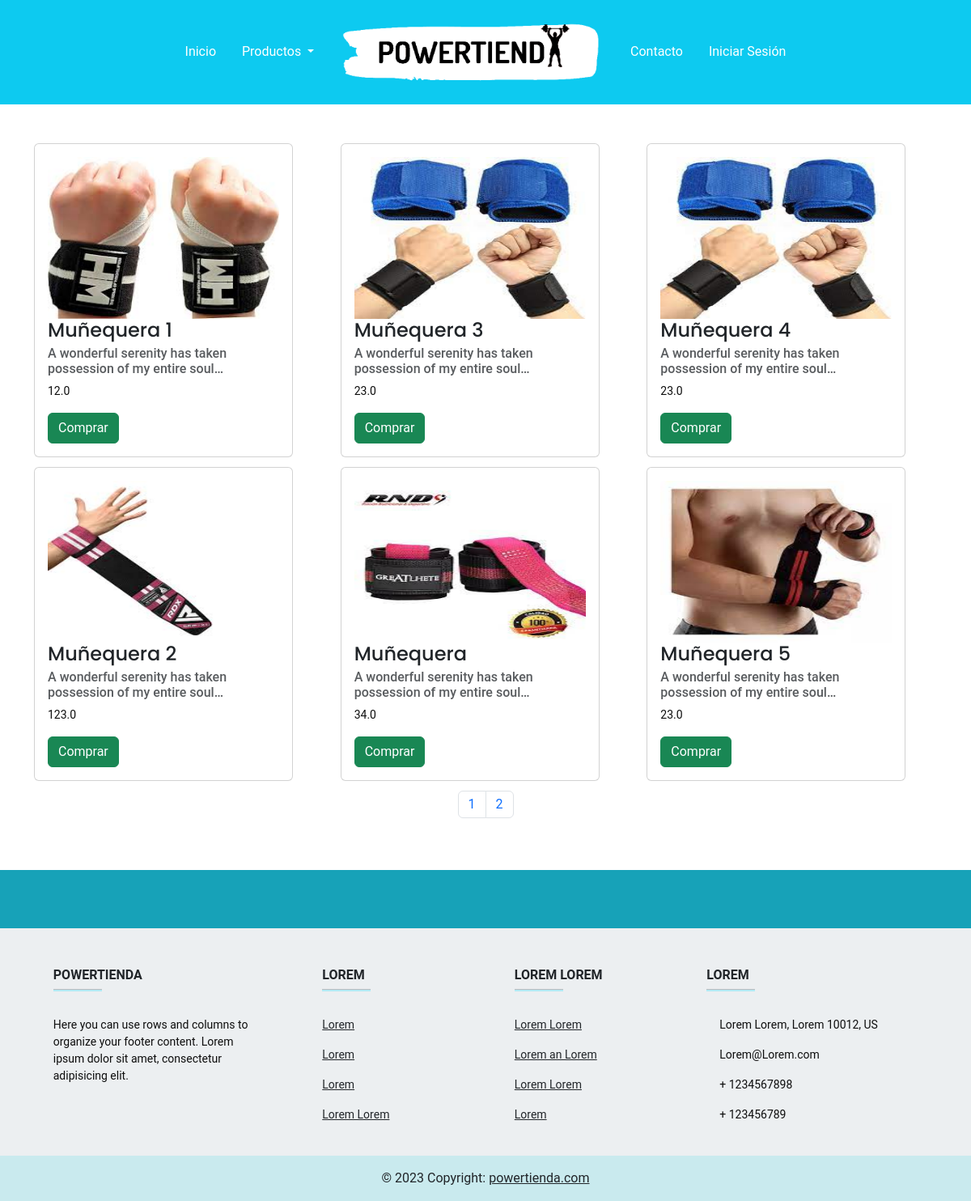
The app's page /munequeras with its own data.
### tienda/models.py (models this page shows, shortened)
class Producto(models.Model):
    nombre= models.CharField(max_length=200)
    precio= models.FloatField()
    descripción = models.TextField()
    categoria= models.ForeignKey(Categoria, on_delete=models.PROTECT)
    imagen = models.ImageField(upload_to='productos', null=True, blank=True)
    digital = models.BooleanField(default=False,null=True, blank=True)

### tienda/views.py (the view)
# urls.py: path("munequeras", views.munequeras, name="munequeras"),
def munequeras(request):
    productos = Producto.objects.filter(categoria = 3)
    categoria = Categoria.objects.all()
    page = request.GET.get('page', 1)
    try:
        paginator = Paginator(productos, 6)
        productos = paginator.page(page)
    except:
        raise Http404
    context={'entity': productos, 'paginator': paginator,'categoria': categoria }
    return render(request, 'tienda/munequeras.html', context)

### tienda/templates/tienda/munequeras.html (shortened to what this page needs)
{% load static %}
<!DOCTYPE html>
<html lang="es">
<head>
  <link rel="stylesheet" href="{% static 'css/css/style.css' %}">
  <link href="https://cdn.jsdelivr.net/npm/bootstrap@5.3.0-alpha2/dist/css/bootstrap.min.css" rel="stylesheet"
>
  <link rel="stylesheet" href="{% static 'css/css/owl.carousel.min.css' %}">
  <link rel="stylesheet" href="{% static 'css/owl.theme.default.min.css'%}">
  <link rel="stylesheet" href="https://cdnjs.cloudflare.com/ajax/libs/ionicons/4.5.6/css/ionicons.min.css">
  <link rel="stylesheet" href="{% static 'css/css/animate.css' %}">
  <link rel="stylesheet" href="{% static 'css/estilo.css' %}">
</head>
<body>
  {% include 'tienda/navbar.html' %}
<div class="container mt-5 mb-5">
  {% block content %}
  <div class="card-columns">
          {% for p in entity %}
              <div class="card" style="width: 20rem;">
                  <div class="card-body">
                    <img src="{{ p.imagen.url }}" class="card-img-top" width="200" height="200" alt="...">
                      <h4 class="card-title">{{ p.nombre  }}</h4>
                      <h6 class="card-subtitle mb-2 text-muted">{{p.descripción |truncatechars:60}}</h6>
                          <p class="card-text">{{ p.precio }}</p>
                      <a href="{% url 'detalle' p.id %}" class="btn btn-success">Comprar</a>
                  </div>
              </div>
          {% endfor %}
  </div>
  {% endblock content %}
{% include 'tienda/paginador.html' %}
</div>
</html>
{% include 'tienda/footer.html' %}
</body>
</html>

### static/css/estilo.css (style rules this page uses)
* { margin: 0; padding: 0; -webkit-box-sizing: border-box; -moz-box-sizing: border-box; box-sizing: border-box; }
body { background: #f5f5f5; }
body { height: 100%; font-family: 'Noto Sans', sans-serif; background-color: #ffffff; }
p { font-size: 14px; color: #0e0e0e; }
body { font-family: 'Roboto', sans-serif; }
* { margin: 0; padding: 0; }

### records on screen
Producto: imagen (picture), nombre "Muñequera 1", descripción "A wonderful serenity has taken possession of my entire soul…", precio "12.0"
Producto: imagen (picture), nombre "Muñequera 2", descripción "A wonderful serenity has taken possession of my entire soul…", precio "123.0"
Producto: imagen (picture), nombre "Muñequera 3", descripción "A wonderful serenity has taken possession of my entire soul…", precio "23.0"
Producto: imagen (picture), nombre "Muñequera", descripción "A wonderful serenity has taken possession of my entire soul…", precio "34.0"
Producto: imagen (picture), nombre "Muñequera 4", descripción "A wonderful serenity has taken possession of my entire soul…", precio "23.0"
Producto: imagen (picture), nombre "Muñequera 5", descripción "A wonderful serenity has taken possession of my entire soul…", precio "23.0"

### other values on screen
{{ page }} "1" "2"
